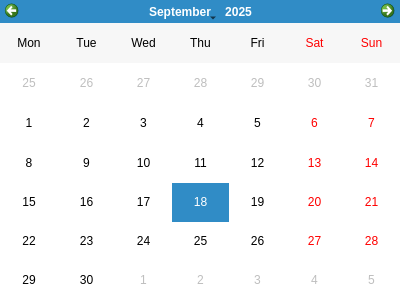
<?xml version="1.0" encoding="UTF-8"?>
<ui version="4.0">
 <class>dlgCalendar</class>
 <widget class="QDialog" name="dlgCalendar">
  <property name="geometry">
   <rect>
    <x>0</x>
    <y>0</y>
    <width>400</width>
    <height>300</height>
   </rect>
  </property>
  <property name="minimumSize">
   <size>
    <width>400</width>
    <height>300</height>
   </size>
  </property>
  <property name="maximumSize">
   <size>
    <width>400</width>
    <height>300</height>
   </size>
  </property>
  <property name="windowTitle">
   <string>Calendar</string>
  </property>
  <property name="windowIcon">
   <iconset>
    <normaloff>../img/calendario.png</normaloff>../img/calendario.png</iconset>
  </property>
  <property name="modal">
   <bool>true</bool>
  </property>
  <widget class="QCalendarWidget" name="Calendar">
   <property name="geometry">
    <rect>
     <x>0</x>
     <y>0</y>
     <width>400</width>
     <height>300</height>
    </rect>
   </property>
   <property name="minimumSize">
    <size>
     <width>400</width>
     <height>300</height>
    </size>
   </property>
   <property name="maximumSize">
    <size>
     <width>400</width>
     <height>300</height>
    </size>
   </property>
   <property name="selectedDate">
    <date>
     <year>2025</year>
     <month>9</month>
     <day>18</day>
    </date>
   </property>
   <property name="verticalHeaderFormat">
    <enum>QCalendarWidget::NoVerticalHeader</enum>
   </property>
  </widget>
 </widget>
 <resources/>
 <connections/>
</ui>
